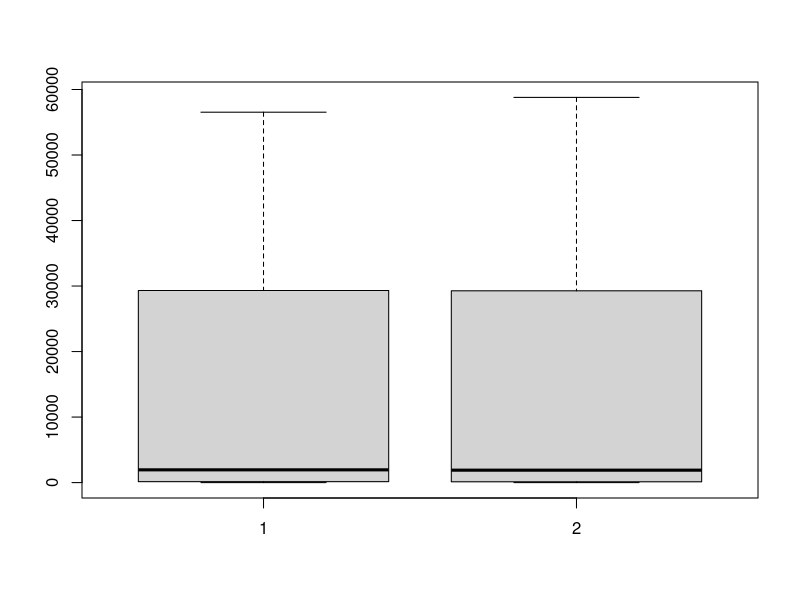
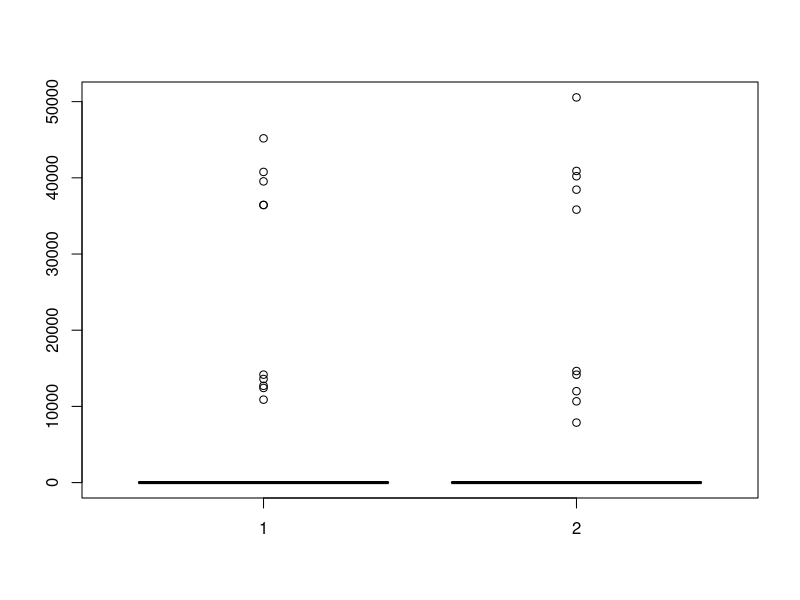
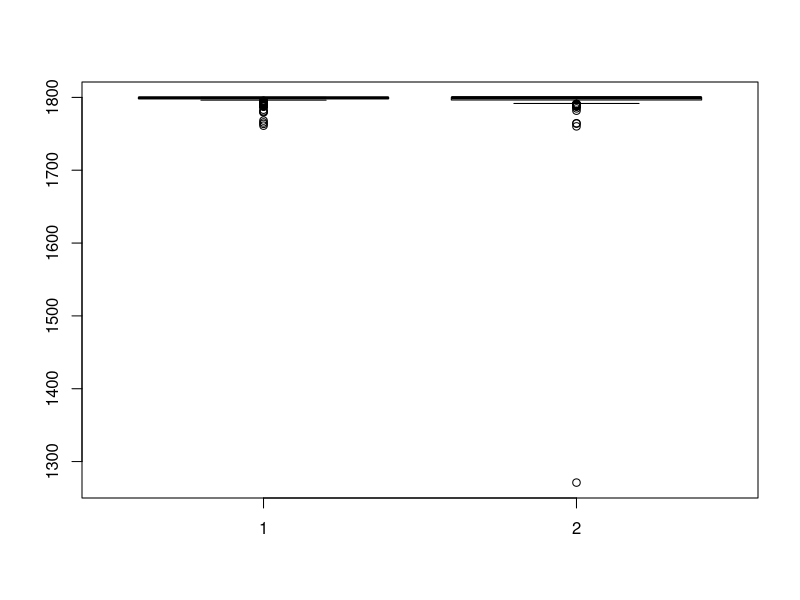

R code for these plots, in order:
library(xtable)

#==========================================================
#Script to create results
#----------------------------------------------------------

print('==========================================================================')
print('Descriptive Analysis')
print('==========================================================================')

#Leitura de dados
result0 = read.csv("result0.csv", header = FALSE, sep = "\t")
result1 = read.csv("result1.csv", header = FALSE, sep = "\t")
result2 = read.csv("result2.csv", header = FALSE, sep = "\t")
result3 = read.csv("result3.csv", header = FALSE, sep = "\t")

#Escolhendo nomes das colunas
colnames(result0) = c("Instance", "Status", "UB", "LB", "Time")
colnames(result1) = c("Instance", "Status", "UB", "LB", "Time")
colnames(result2) = c("Instance", "Status", "UB", "LB", "Time")
colnames(result3) = c("Instance", "Status", "UB", "LB", "Time")

#Removing names of instances
result0$Instance = NULL
result1$Instance = NULL
result2$Instance = NULL
result3$Instance = NULL

#Printing descriptive tables
summary(result0)
summary(result1)
summary(result2)
summary(result3)

print(xtable(summary(result0)))

boxplot(result0$UB, result3$UB)
boxplot(result0$LB, result3$LB)
boxplot(result0$Time, result3$Time)

print('==========================================================================')
print(' t-test and its assumptions')
print('==========================================================================')

#Normality test
shapiro.test(result0$UB)
shapiro.test(result0$LB)
shapiro.test(result0$Time)

shapiro.test(result3$UB)
shapiro.test(result3$LB)
shapiro.test(result3$Time)

#verify the equality of variance
var.test(result0$UB, result3$UB, alternative = "two.sided")
var.test(result0$LB, result3$LB, alternative = "two.sided")
var.test(result0$Time, result3$Time, alternative = "two.sided") #without equality

#Wilcoxon test
wilcox.test(result0$UB, result3$UB, alternative =  "less", paired = TRUE, var.equal = TRUE, conf.level = 0.95)
wilcox.test(result0$LB, result3$LB, alternative =  "greater", paired = TRUE, var.equal = TRUE, conf.level = 0.95)
wilcox.test(result0$Time, result3$Time, alternative =  "two.sided", paired = TRUE, var.equal = FALSE, conf.level = 0.95)

#MDMWNPP comparison between MILP and Memetic Algorithm, only instances "a"
res = read.csv("inst_a.csv", header = TRUE, sep = "\t")
summary(res)
wilcox.test(res$mak3, res$modk3, alternative =  "less", paired = TRUE, conf.level = 0.95)
wilcox.test(res$mak4, res$modk4, alternative =  "less", paired = TRUE, conf.level = 0.95)

#MDTWNPP comparison between MILP and Memetic Algorithm, all instances
res2 = read.csv("ma_vs_mip.csv", header = TRUE, sep = ",")
summary(res2)
wilcox.test(res2$man50, res2$mipn50, alternative =  "less", paired = TRUE, conf.level = 0.95)
wilcox.test(res2$man100, res2$mipn100, alternative =  "less", paired = TRUE, conf.level = 0.95)
wilcox.test(res2$man200, res2$mipn200, alternative =  "less", paired = TRUE, conf.level = 0.95)
wilcox.test(res2$man300, res2$mipn300, alternative =  "less", paired = TRUE, conf.level = 0.95)
wilcox.test(res2$man400, res2$mipn400, alternative =  "less", paired = TRUE, conf.level = 0.95)
wilcox.test(res2$man500, res2$mipn500, alternative =  "less", paired = TRUE, conf.level = 0.95)



